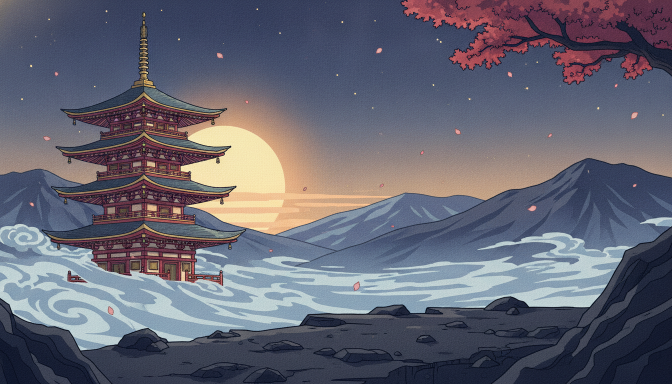
#> input picture art/source/accueil/tour.png, 1344 x 768 px (shown at 1/2 size)
$ python build-accueil-fond.py
#> lines starting #> are read from the running program, lines starting #| are printed output that depends on the picture
#!/usr/bin/env python3
"""Fond de l'accueil : prolonge l'image générée (art/source/accueil/tour.png, 16:9) au format des téléphones.

L'image d'origine est posée à gauche, à pleine hauteur ; à droite, sous les boutons, elle se fond dans le bleu nuit
de l'interface. Écrit public/assets/accueil/tour.webp, en 2160 × 1000 : à ce rapport, un téléphone en paysage voit
toute la hauteur (la Tour et le sol). Sur ordinateur, le fond est recadré par la droite.
"""
import os

from PIL import Image

ICI = os.path.dirname(os.path.abspath(__file__))
SOURCE = os.path.join(ICI, '..', 'art', 'source', 'accueil', 'tour.png')
SORTIE = os.path.join(ICI, '..', 'public', 'assets', 'accueil', 'tour.webp')
W, H = 2160, 1000
SOMBRE = (17, 24, 32)  # le bleu nuit de l'interface
DEBUT_OMBRE, FIN_OMBRE = 1330, 1750  # abscisses où l'image commence à s'assombrir, puis disparaît

source = Image.open(SOURCE).convert('RGB')
#> source is the input picture: PIL image 1344x768 RGB; mean R, G, B 100.7, 100.7, 114.3
im = source.resize((round(source.width * H / source.height), H), Image.LANCZOS)
out = Image.new('RGB', (W, H), SOMBRE)
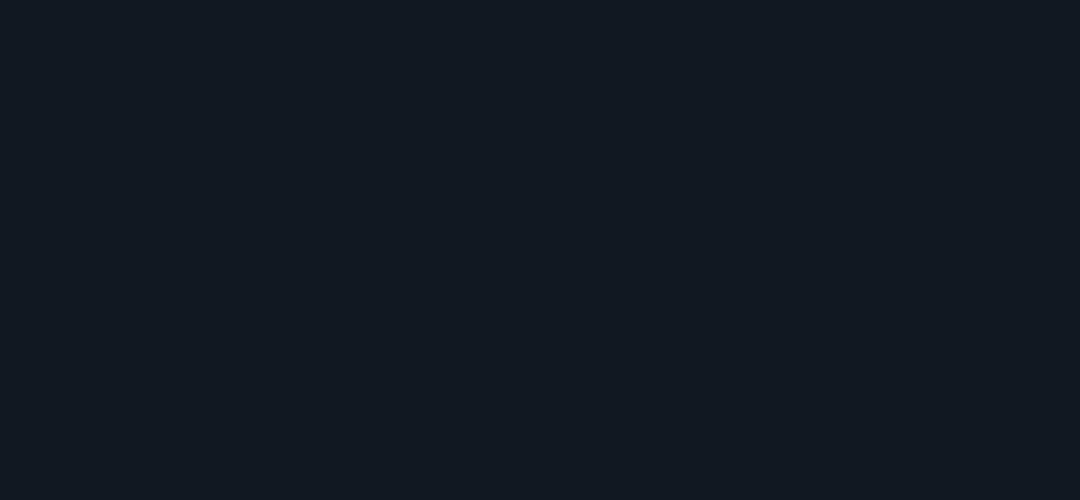
#> out: PIL image 2160x1000 RGB (shown at 1/2 size); mean R, G, B 17, 24, 32
out.paste(im, (0, 0))
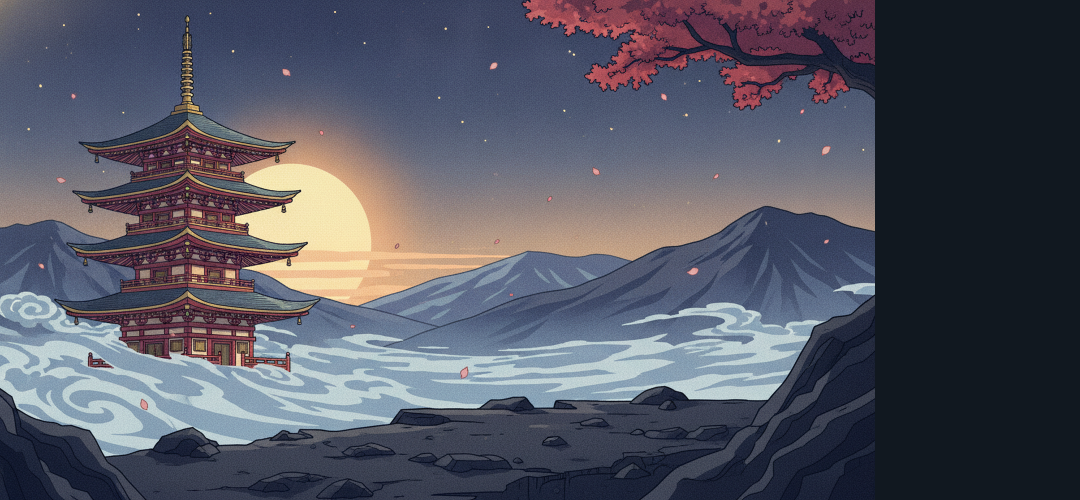
#> out: PIL image 2160x1000 RGB (shown at 1/2 size); mean R, G, B 84.8, 86.2, 98.6
ombre = Image.new('L', (W, H), 0)
#> ombre: PIL image 2160x1000 L; every value is 0
for x in range(W):
    t = max(0.0, min(1.0, (x - DEBUT_OMBRE) / (FIN_OMBRE - DEBUT_OMBRE)))
    ombre.paste(int(255 * t * t * (3 - 2 * t)), (x, 0, x + 1, H))
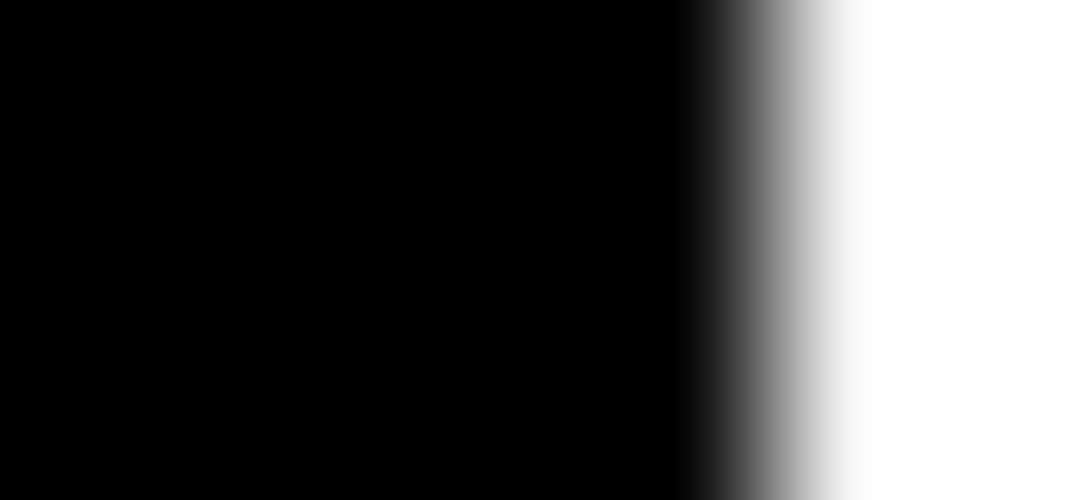
#> ombre: PIL image 2160x1000 L (shown at 1/2 size); min 0, max 255, mean 73
out.paste(Image.new('RGB', (W, H), SOMBRE), (0, 0), ombre)
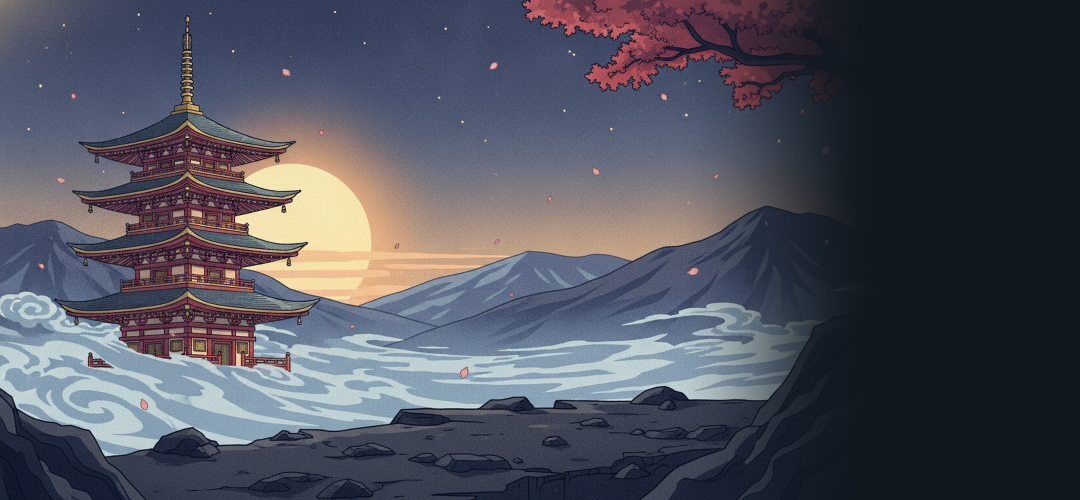
#> out: PIL image 2160x1000 RGB (shown at 1/2 size); mean R, G, B 79.1, 81.2, 92.6
os.makedirs(os.path.dirname(SORTIE), exist_ok=True)
out.save(SORTIE, 'WEBP', quality=84, method=6)
print(os.path.normpath(SORTIE), os.path.getsize(SORTIE) // 1024, 'Ko')
